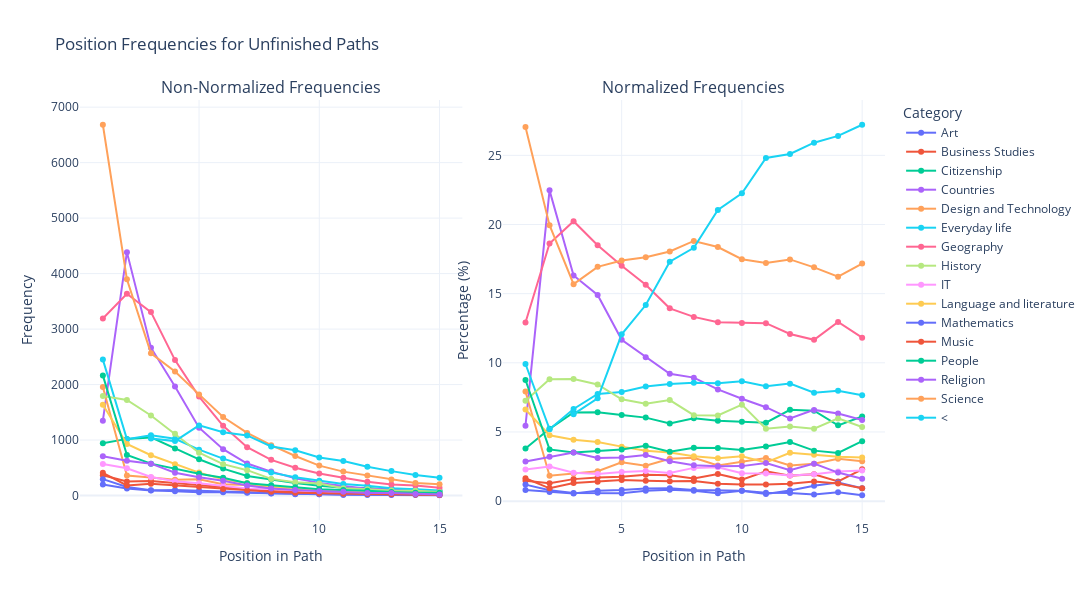

The cell this chart's notebook holds for it:
### Code cell
df_position_data = get_position_frequencies(common_paths_u, max_position=15)
plot_position_line(df_position_data, title="Position Frequencies for Unfinished Paths")

### Figure 1 — Plotly figure (JSON) as saved in the notebook; plotly's stock layout.template omitted (floating-point values rounded to 4 significant figures)
{"data": [{"line": {"color": "#636EFA"}, "mode": "lines+markers", "name": "Art", "type": "scatter", "x": [1, 2, 3, 4, 5, 6, 7, 8, 9, 10, 11, 12, 13, 14, 15], "xaxis": "x", "y": [200, 128, 91, 99, 84, 74, 58, 39, 30, 23, 15, 12, 8, 9, 5], "yaxis": "y"}, {"line": {"color": "#EF553B"}, "mode": "lines+markers", "name": "Business Studies", "type": "scatter", "x": [1, 2, 3, 4, 5, 6, 7, 8, 9, 10, 11, 12, 13, 14, 15], "xaxis": "x", "y": [364, 252, 260, 225, 184, 153, 117, 79, 76, 48, 54, 38, 33, 20, 27], "yaxis": "y"}, {"line": {"color": "#00CC96"}, "mode": "lines+markers", "name": "Citizenship", "type": "scatter", "x": [1, 2, 3, 4, 5, 6, 7, 8, 9, 10, 11, 12, 13, 14, 15], "xaxis": "x", "y": [941, 1021, 1048, 848, 653, 485, 351, 289, 225, 177, 142, 136, 111, 77, 72], "yaxis": "y"}, {"line": {"color": "#AB63FA"}, "mode": "lines+markers", "name": "Countries", "type": "scatter", "x": [1, 2, 3, 4, 5, 6, 7, 8, 9, 10, 11, 12, 13, 14, 15], "xaxis": "x", "y": [1349, 4387, 2665, 1967, 1223, 836, 576, 431, 313, 228, 170, 123, 112, 89, 69], "yaxis": "y"}, {"line": {"color": "#FFA15A"}, "mode": "lines+markers", "name": "Design and Technology", "type": "scatter", "x": [1, 2, 3, 4, 5, 6, 7, 8, 9, 10, 11, 12, 13, 14, 15], "xaxis": "x", "y": [1958, 359, 326, 285, 294, 205, 192, 151, 100, 88, 78, 53, 46, 43, 34], "yaxis": "y"}, {"line": {"color": "#19D3F3"}, "mode": "lines+markers", "name": "Everyday life", "type": "scatter", "x": [1, 2, 3, 4, 5, 6, 7, 8, 9, 10, 11, 12, 13, 14, 15], "xaxis": "x", "y": [2450, 1016, 1088, 1023, 827, 666, 530, 413, 330, 267, 208, 175, 133, 112, 90], "yaxis": "y"}, {"line": {"color": "#FF6692"}, "mode": "lines+markers", "name": "Geography", "type": "scatter", "x": [1, 2, 3, 4, 5, 6, 7, 8, 9, 10, 11, 12, 13, 14, 15], "xaxis": "x", "y": [3192, 3636, 3306, 2441, 1783, 1257, 872, 643, 501, 397, 322, 249, 198, 182, 139], "yaxis": "y"}, {"line": {"color": "#B6E880"}, "mode": "lines+markers", "name": "History", "type": "scatter", "x": [1, 2, 3, 4, 5, 6, 7, 8, 9, 10, 11, 12, 13, 14, 15], "xaxis": "x", "y": [1795, 1722, 1443, 1113, 772, 566, 457, 300, 240, 215, 131, 111, 89, 84, 63], "yaxis": "y"}, {"line": {"color": "#FF97FF"}, "mode": "lines+markers", "name": "IT", "type": "scatter", "x": [1, 2, 3, 4, 5, 6, 7, 8, 9, 10, 11, 12, 13, 14, 15], "xaxis": "x", "y": [567, 490, 335, 259, 221, 175, 127, 116, 95, 62, 50, 38, 33, 30, 26], "yaxis": "y"}, {"line": {"color": "#FECB52"}, "mode": "lines+markers", "name": "Language and literature", "type": "scatter", "x": [1, 2, 3, 4, 5, 6, 7, 8, 9, 10, 11, 12, 13, 14, 15], "xaxis": "x", "y": [1637, 930, 726, 564, 413, 293, 220, 157, 120, 100, 70, 72, 57, 45, 37], "yaxis": "y"}, {"line": {"color": "#636EFA"}, "mode": "lines+markers", "name": "Mathematics", "type": "scatter", "x": [1, 2, 3, 4, 5, 6, 7, 8, 9, 10, 11, 12, 13, 14, 15], "xaxis": "x", "y": [295, 153, 97, 79, 59, 60, 51, 36, 22, 23, 13, 16, 19, 19, 11], "yaxis": "y"}, {"line": {"color": "#EF553B"}, "mode": "lines+markers", "name": "Music", "type": "scatter", "x": [1, 2, 3, 4, 5, 6, 7, 8, 9, 10, 11, 12, 13, 14, 15], "xaxis": "x", "y": [409, 181, 214, 184, 160, 119, 90, 70, 49, 37, 30, 26, 24, 18, 11], "yaxis": "y"}, {"line": {"color": "#00CC96"}, "mode": "lines+markers", "name": "People", "type": "scatter", "x": [1, 2, 3, 4, 5, 6, 7, 8, 9, 10, 11, 12, 13, 14, 15], "xaxis": "x", "y": [2165, 730, 575, 481, 392, 321, 223, 186, 149, 114, 99, 88, 62, 49, 51], "yaxis": "y"}, {"line": {"color": "#AB63FA"}, "mode": "lines+markers", "name": "Religion", "type": "scatter", "x": [1, 2, 3, 4, 5, 6, 7, 8, 9, 10, 11, 12, 13, 14, 15], "xaxis": "x", "y": [709, 625, 574, 411, 330, 268, 180, 125, 98, 78, 69, 46, 46, 29, 19], "yaxis": "y"}, {"line": {"color": "#FFA15A"}, "mode": "lines+markers", "name": "Science", "type": "scatter", "x": [1, 2, 3, 4, 5, 6, 7, 8, 9, 10, 11, 12, 13, 14, 15], "xaxis": "x", "y": [6683, 3896, 2563, 2235, 1823, 1416, 1129, 908, 712, 539, 431, 360, 287, 228, 202], "yaxis": "y"}, {"line": {"color": "#19D3F3"}, "mode": "lines+markers", "name": "<", "type": "scatter", "x": [3, 4, 5, 6, 7, 8, 9, 10, 11, 12, 13, 14, 15], "xaxis": "x", "y": [1027, 981, 1264, 1139, 1083, 884, 816, 686, 621, 517, 440, 371, 320], "yaxis": "y"}, {"line": {"color": "#636EFA"}, "mode": "lines+markers", "name": "Art", "showlegend": false, "type": "scatter", "x": [1, 2, 3, 4, 5, 6, 7, 8, 9, 10, 11, 12, 13, 14, 15], "xaxis": "x2", "y": [0.8093, 0.6555, 0.557, 0.7503, 0.8014, 0.9212, 0.9271, 0.808, 0.774, 0.7463, 0.5993, 0.5825, 0.4711, 0.6406, 0.4252], "yaxis": "y2"}, {"line": {"color": "#EF553B"}, "mode": "lines+markers", "name": "Business Studies", "showlegend": false, "type": "scatter", "x": [1, 2, 3, 4, 5, 6, 7, 8, 9, 10, 11, 12, 13, 14, 15], "xaxis": "x2", "y": [1.473, 1.291, 1.591, 1.705, 1.755, 1.905, 1.87, 1.637, 1.961, 1.557, 2.157, 1.845, 1.943, 1.423, 2.296], "yaxis": "y2"}, {"line": {"color": "#00CC96"}, "mode": "lines+markers", "name": "Citizenship", "showlegend": false, "type": "scatter", "x": [1, 2, 3, 4, 5, 6, 7, 8, 9, 10, 11, 12, 13, 14, 15], "xaxis": "x2", "y": [3.808, 5.229, 6.414, 6.427, 6.23, 6.038, 5.611, 5.987, 5.805, 5.743, 5.673, 6.602, 6.537, 5.48, 6.122], "yaxis": "y2"}, {"line": {"color": "#AB63FA"}, "mode": "lines+markers", "name": "Countries", "showlegend": false, "type": "scatter", "x": [1, 2, 3, 4, 5, 6, 7, 8, 9, 10, 11, 12, 13, 14, 15], "xaxis": "x2", "y": [5.458, 22.47, 16.31, 14.91, 11.67, 10.41, 9.207, 8.929, 8.075, 7.398, 6.792, 5.971, 6.596, 6.335, 5.867], "yaxis": "y2"}, {"line": {"color": "#FFA15A"}, "mode": "lines+markers", "name": "Design and Technology", "showlegend": false, "type": "scatter", "x": [1, 2, 3, 4, 5, 6, 7, 8, 9, 10, 11, 12, 13, 14, 15], "xaxis": "x2", "y": [7.923, 1.839, 1.995, 2.16, 2.805, 2.552, 3.069, 3.128, 2.58, 2.855, 3.116, 2.573, 2.709, 3.06, 2.891], "yaxis": "y2"}, {"line": {"color": "#19D3F3"}, "mode": "lines+markers", "name": "Everyday life", "showlegend": false, "type": "scatter", "x": [1, 2, 3, 4, 5, 6, 7, 8, 9, 10, 11, 12, 13, 14, 15], "xaxis": "x2", "y": [9.913, 5.203, 6.659, 7.753, 7.89, 8.291, 8.472, 8.556, 8.514, 8.663, 8.31, 8.495, 7.833, 7.972, 7.653], "yaxis": "y2"}, {"line": {"color": "#FF6692"}, "mode": "lines+markers", "name": "Geography", "showlegend": false, "type": "scatter", "x": [1, 2, 3, 4, 5, 6, 7, 8, 9, 10, 11, 12, 13, 14, 15], "xaxis": "x2", "y": [12.92, 18.62, 20.24, 18.5, 17.01, 15.65, 13.94, 13.32, 12.93, 12.88, 12.86, 12.09, 11.66, 12.95, 11.82], "yaxis": "y2"}, {"line": {"color": "#B6E880"}, "mode": "lines+markers", "name": "History", "showlegend": false, "type": "scatter", "x": [1, 2, 3, 4, 5, 6, 7, 8, 9, 10, 11, 12, 13, 14, 15], "xaxis": "x2", "y": [7.263, 8.819, 8.832, 8.435, 7.365, 7.046, 7.305, 6.215, 6.192, 6.976, 5.234, 5.388, 5.241, 5.979, 5.357], "yaxis": "y2"}, {"line": {"color": "#FF97FF"}, "mode": "lines+markers", "name": "IT", "showlegend": false, "type": "scatter", "x": [1, 2, 3, 4, 5, 6, 7, 8, 9, 10, 11, 12, 13, 14, 15], "xaxis": "x2", "y": [2.294, 2.509, 2.05, 1.963, 2.108, 2.179, 2.03, 2.403, 2.451, 2.012, 1.998, 1.845, 1.943, 2.135, 2.211], "yaxis": "y2"}, {"line": {"color": "#FECB52"}, "mode": "lines+markers", "name": "Language and literature", "showlegend": false, "type": "scatter", "x": [1, 2, 3, 4, 5, 6, 7, 8, 9, 10, 11, 12, 13, 14, 15], "xaxis": "x2", "y": [6.624, 4.763, 4.444, 4.274, 3.94, 3.647, 3.517, 3.253, 3.096, 3.245, 2.797, 3.495, 3.357, 3.203, 3.146], "yaxis": "y2"}, {"line": {"color": "#636EFA"}, "mode": "lines+markers", "name": "Mathematics", "showlegend": false, "type": "scatter", "x": [1, 2, 3, 4, 5, 6, 7, 8, 9, 10, 11, 12, 13, 14, 15], "xaxis": "x2", "y": [1.194, 0.7836, 0.5937, 0.5987, 0.5629, 0.7469, 0.8152, 0.7458, 0.5676, 0.7463, 0.5194, 0.7767, 1.119, 1.352, 0.9354], "yaxis": "y2"}, {"line": {"color": "#EF553B"}, "mode": "lines+markers", "name": "Music", "showlegend": false, "type": "scatter", "x": [1, 2, 3, 4, 5, 6, 7, 8, 9, 10, 11, 12, 13, 14, 15], "xaxis": "x2", "y": [1.655, 0.927, 1.31, 1.394, 1.526, 1.481, 1.439, 1.45, 1.264, 1.201, 1.199, 1.262, 1.413, 1.281, 0.9354], "yaxis": "y2"}, {"line": {"color": "#00CC96"}, "mode": "lines+markers", "name": "People", "showlegend": false, "type": "scatter", "x": [1, 2, 3, 4, 5, 6, 7, 8, 9, 10, 11, 12, 13, 14, 15], "xaxis": "x2", "y": [8.76, 3.739, 3.519, 3.645, 3.74, 3.996, 3.565, 3.853, 3.844, 3.699, 3.955, 4.272, 3.651, 3.488, 4.337], "yaxis": "y2"}, {"line": {"color": "#AB63FA"}, "mode": "lines+markers", "name": "Religion", "showlegend": false, "type": "scatter", "x": [1, 2, 3, 4, 5, 6, 7, 8, 9, 10, 11, 12, 13, 14, 15], "xaxis": "x2", "y": [2.869, 3.201, 3.513, 3.115, 3.148, 3.336, 2.877, 2.59, 2.528, 2.531, 2.757, 2.233, 2.709, 2.064, 1.616], "yaxis": "y2"}, {"line": {"color": "#FFA15A"}, "mode": "lines+markers", "name": "Science", "showlegend": false, "type": "scatter", "x": [1, 2, 3, 4, 5, 6, 7, 8, 9, 10, 11, 12, 13, 14, 15], "xaxis": "x2", "y": [27.04, 19.95, 15.69, 16.94, 17.39, 17.63, 18.05, 18.81, 18.37, 17.49, 17.22, 17.48, 16.9, 16.23, 17.18], "yaxis": "y2"}, {"line": {"color": "#19D3F3"}, "mode": "lines+markers", "name": "<", "showlegend": false, "type": "scatter", "x": [3, 4, 5, 6, 7, 8, 9, 10, 11, 12, 13, 14, 15], "xaxis": "x2", "y": [6.286, 7.435, 12.06, 14.18, 17.31, 18.31, 21.05, 22.26, 24.81, 25.1, 25.91, 26.41, 27.21], "yaxis": "y2"}], "layout": {"annotations": [{"font": {"size": 16}, "showarrow": false, "text": "Non-Normalized Frequencies", "x": 0.2375, "xanchor": "center", "xref": "paper", "y": 1, "yanchor": "bottom", "yref": "paper"}, {"font": {"size": 16}, "showarrow": false, "text": "Normalized Frequencies", "x": 0.7625, "xanchor": "center", "xref": "paper", "y": 1, "yanchor": "bottom", "yref": "paper"}], "height": 600, "legend": {"title": {"text": "Category"}}, "title": {"text": "Position Frequencies for Unfinished Paths"}, "width": 1200, "xaxis": {"anchor": "y", "domain": [0, 0.475], "title": {"text": "Position in Path"}}, "xaxis2": {"anchor": "y2", "domain": [0.525, 1], "title": {"text": "Position in Path"}}, "yaxis": {"anchor": "x", "domain": [0, 1], "title": {"text": "Frequency"}}, "yaxis2": {"anchor": "x2", "domain": [0, 1], "title": {"text": "Percentage (%)"}}}}
